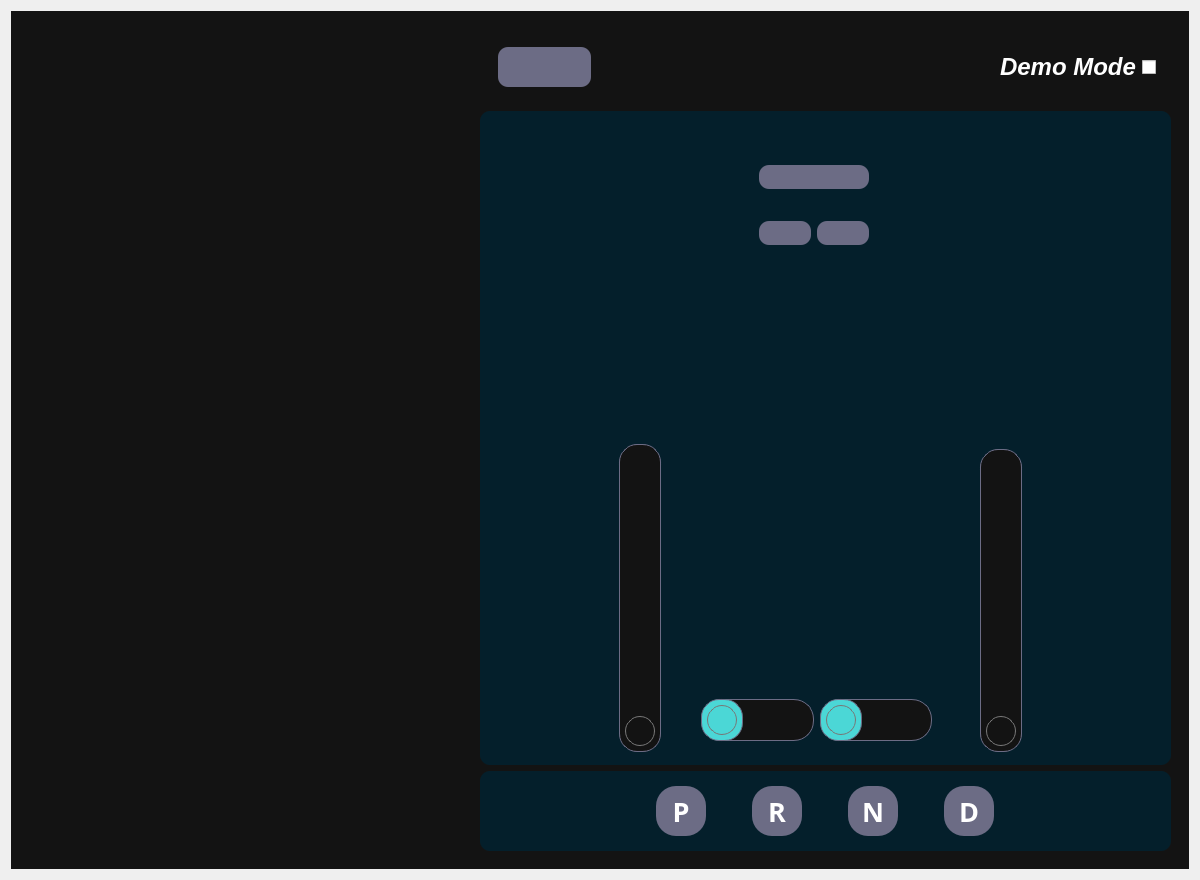
<?xml version="1.0" encoding="UTF-8"?>
<ui version="4.0">
 <class>IC</class>
 <widget class="QWidget" name="IC">
  <property name="geometry">
   <rect>
    <x>0</x>
    <y>0</y>
    <width>1200</width>
    <height>880</height>
   </rect>
  </property>
  <property name="windowTitle">
   <string>Form</string>
  </property>
  <property name="autoFillBackground">
   <bool>false</bool>
  </property>
  <property name="styleSheet">
   <string notr="true">*{
	border: none;
	background-color: transparent;
	background: none; 
	padding: 0;
	margin: 0;
	color: #fff;
}

#scrollAreaWidgetContents{
	background-color: #131313 ; /* black */
}

#centralwidget{
	background-color: #131313 ; /* black */
}

QPushButton{
	background-color: #6C6C85 ; /* pastel purple */
	padding: 5px 10px;
	border-radius: 10px;
}

QPushButton:pressed {
    background-color: #4BD7D6 ; /* light blue */
}

QSlider::groove:horizontal {
    background-color: #131313 ; /* black */
    border: 1px solid #6C6C85 ; /* pastel purple */
    height: 40px;
    border-radius: 20px;
}

QSlider::sub-page:horizontal {
    background-color: #4BD7D6 ; /* light blue */
    border: 1px solid #6C6C85 ; /* pastel purple */
    height: 36px;
    margin-right: -20px;
    border-radius: 18px;
}

QSlider::handle:horizontal {
    background: qlineargradient(x1:0, y1:0, x2:1, y2:1,
        stop:0 #eee, stop:1 #ccc);
    border: 1px solid #777;
    width: 28px;
    margin-top: 5px;
    margin-bottom: 5px;
	margin-left: 5px;
	margin-right: 5px;
    border-radius: 15px;
}

QSlider::groove:vertical {
    background-color: #4BD7D6 ; /* light blue */
	border: 1px solid #6C6C85 ; /* pastel purple */
    width: 40px;
    border-radius: 20px;
}

QSlider::sub-page:vertical {
    border: 1px solid #6C6C85; /* pastel purple */
    background-color: #131313; /* black */
    width: 36px;
    margin-top: 0px; /* Adjusted for better alignment */
    margin-bottom: -20px; /* Space below the sub-page */
    border-radius: 18px;
}

QSlider::handle:vertical {
    height: 28px;
    background: qlineargradient(x1:0, y1:0, x2:1, y2:1,
        stop:0 #eee, stop:1 #ccc);
    border: 1px solid #777;
    width: 28px;
    margin-top: 5px;
    margin-bottom: 5px;
	margin-left: 5px;
	margin-right: 5px;
    border-radius: 15px;
}

QScrollBar:horizontal {
        min-width: 240px;
        height: 13px;
    }

    QScrollBar:vertical {
        min-height: 240px;
        width: 13px;
    }

    QScrollBar::groove {
        background: 2A2827; /* dark grey */
        border-radius: 5px;
    }

    QScrollBar::handle {
        background: #4BD7D6 ; /* light blue */
        border-radius: 5px;
    }

    QScrollBar::handle:horizontal {
        width: 25px;
    }

    QScrollBar::handle:vertical {
        height: 25px; scrollAreaWidgetContents 
    }

#frame_1{
	background: #041F2B ; /* dark blue */
	border-radius: 10px;
}

QLCDNumber {
	background: #6C6C85 ; /* pastel purple */
	border-radius: 10px;
}

#gearSelector {
	background: #041F2B ; /* dark blue */
	border-radius: 10px;
}

#gearSelector QPushButton {
	border-radius: 20px;
}

#gearSelector QPushButton:checked {
    background-color: #965D62 ; /* red */
}
</string>
  </property>
  <layout class="QVBoxLayout" name="verticalLayout">
   <item>
    <widget class="QFrame" name="centralwidget">
     <property name="sizePolicy">
      <sizepolicy hsizetype="Expanding" vsizetype="Expanding">
       <horstretch>0</horstretch>
       <verstretch>0</verstretch>
      </sizepolicy>
     </property>
     <property name="frameShape">
      <enum>QFrame::StyledPanel</enum>
     </property>
     <property name="frameShadow">
      <enum>QFrame::Raised</enum>
     </property>
     <layout class="QGridLayout" name="gridLayout_3">
      <item row="0" column="0">
       <widget class="QDockWidget" name="TirePressureDock">
        <property name="minimumSize">
         <size>
          <width>400</width>
          <height>600</height>
         </size>
        </property>
        <property name="floating">
         <bool>true</bool>
        </property>
        <property name="features">
         <set>QDockWidget::NoDockWidgetFeatures</set>
        </property>
        <property name="allowedAreas">
         <set>Qt::LeftDockWidgetArea</set>
        </property>
        <widget class="QWidget" name="dockWidgetContents">
         <property name="autoFillBackground">
          <bool>false</bool>
         </property>
         <layout class="QVBoxLayout" name="verticalLayout_2">
          <item>
           <widget class="TirePressure" name="TirePressure" native="true"/>
          </item>
         </layout>
        </widget>
       </widget>
      </item>
      <item row="0" column="1" rowspan="2">
       <widget class="QFrame" name="frame">
        <property name="sizePolicy">
         <sizepolicy hsizetype="Expanding" vsizetype="Expanding">
          <horstretch>0</horstretch>
          <verstretch>0</verstretch>
         </sizepolicy>
        </property>
        <property name="minimumSize">
         <size>
          <width>500</width>
          <height>0</height>
         </size>
        </property>
        <property name="frameShape">
         <enum>QFrame::StyledPanel</enum>
        </property>
        <property name="frameShadow">
         <enum>QFrame::Sunken</enum>
        </property>
        <layout class="QGridLayout" name="gridLayout_4">
         <item row="2" column="0" colspan="2">
          <widget class="QFrame" name="frame_1">
           <property name="sizePolicy">
            <sizepolicy hsizetype="Expanding" vsizetype="Expanding">
             <horstretch>0</horstretch>
             <verstretch>0</verstretch>
            </sizepolicy>
           </property>
           <property name="minimumSize">
            <size>
             <width>0</width>
             <height>0</height>
            </size>
           </property>
           <property name="maximumSize">
            <size>
             <width>16777215</width>
             <height>16777215</height>
            </size>
           </property>
           <property name="frameShape">
            <enum>QFrame::StyledPanel</enum>
           </property>
           <property name="frameShadow">
            <enum>QFrame::Raised</enum>
           </property>
           <layout class="QGridLayout" name="gridLayout">
            <item row="2" column="4">
             <widget class="QWidget" name="RPM_Gauge_Placeholder" native="true">
              <property name="sizePolicy">
               <sizepolicy hsizetype="Expanding" vsizetype="Expanding">
                <horstretch>0</horstretch>
                <verstretch>0</verstretch>
               </sizepolicy>
              </property>
             </widget>
            </item>
            <item row="1" column="2" colspan="3">
             <widget class="QFrame" name="frame_3">
              <property name="sizePolicy">
               <sizepolicy hsizetype="Preferred" vsizetype="Expanding">
                <horstretch>0</horstretch>
                <verstretch>0</verstretch>
               </sizepolicy>
              </property>
              <property name="minimumSize">
               <size>
                <width>0</width>
                <height>0</height>
               </size>
              </property>
              <property name="maximumSize">
               <size>
                <width>16777215</width>
                <height>150</height>
               </size>
              </property>
              <property name="frameShape">
               <enum>QFrame::StyledPanel</enum>
              </property>
              <property name="frameShadow">
               <enum>QFrame::Raised</enum>
              </property>
              <layout class="QGridLayout" name="gridLayout_2">
               <item row="0" column="4" rowspan="2">
                <spacer name="horizontalSpacer_4">
                 <property name="orientation">
                  <enum>Qt::Horizontal</enum>
                 </property>
                 <property name="sizeHint" stdset="0">
                  <size>
                   <width>40</width>
                   <height>20</height>
                  </size>
                 </property>
                </spacer>
               </item>
               <item row="0" column="1" rowspan="2">
                <spacer name="horizontalSpacer_3">
                 <property name="orientation">
                  <enum>Qt::Horizontal</enum>
                 </property>
                 <property name="sizeHint" stdset="0">
                  <size>
                   <width>40</width>
                   <height>20</height>
                  </size>
                 </property>
                </spacer>
               </item>
               <item row="1" column="3">
                <widget class="QPushButton" name="rightIndicatorBtn">
                 <property name="text">
                  <string/>
                 </property>
                 <property name="icon">
                  <iconset resource="../assets/res.qrc">
                   <normaloff>:/Images/Images/right.png</normaloff>:/Images/Images/right.png</iconset>
                 </property>
                 <property name="iconSize">
                  <size>
                   <width>60</width>
                   <height>60</height>
                  </size>
                 </property>
                </widget>
               </item>
               <item row="0" column="2" colspan="2">
                <widget class="QPushButton" name="hazardBtn">
                 <property name="text">
                  <string/>
                 </property>
                 <property name="icon">
                  <iconset resource="../assets/res.qrc">
                   <normaloff>:/Images/Images/hazard.png</normaloff>:/Images/Images/hazard.png</iconset>
                 </property>
                 <property name="iconSize">
                  <size>
                   <width>60</width>
                   <height>60</height>
                  </size>
                 </property>
                </widget>
               </item>
               <item row="1" column="2">
                <widget class="QPushButton" name="leftIndicatorBtn">
                 <property name="acceptDrops">
                  <bool>false</bool>
                 </property>
                 <property name="autoFillBackground">
                  <bool>false</bool>
                 </property>
                 <property name="text">
                  <string/>
                 </property>
                 <property name="icon">
                  <iconset resource="../assets/res.qrc">
                   <normaloff>:/Images/Images/left.png</normaloff>:/Images/Images/left.png</iconset>
                 </property>
                 <property name="iconSize">
                  <size>
                   <width>60</width>
                   <height>60</height>
                  </size>
                 </property>
                 <property name="checkable">
                  <bool>false</bool>
                 </property>
                 <property name="checked">
                  <bool>false</bool>
                 </property>
                </widget>
               </item>
              </layout>
             </widget>
            </item>
            <item row="3" column="3" alignment="Qt::AlignBottom">
             <widget class="QSlider" name="Speed_slider">
              <property name="sizePolicy">
               <sizepolicy hsizetype="Expanding" vsizetype="Expanding">
                <horstretch>0</horstretch>
                <verstretch>0</verstretch>
               </sizepolicy>
              </property>
              <property name="minimumSize">
               <size>
                <width>0</width>
                <height>60</height>
               </size>
              </property>
              <property name="font">
               <font>
                <weight>50</weight>
                <bold>false</bold>
               </font>
              </property>
              <property name="maximum">
               <number>240</number>
              </property>
              <property name="orientation">
               <enum>Qt::Horizontal</enum>
              </property>
              <property name="tickPosition">
               <enum>QSlider::NoTicks</enum>
              </property>
              <property name="tickInterval">
               <number>0</number>
              </property>
             </widget>
            </item>
            <item row="2" column="3">
             <widget class="QWidget" name="Speed_Gauge_Placeholder" native="true">
              <property name="sizePolicy">
               <sizepolicy hsizetype="Expanding" vsizetype="Expanding">
                <horstretch>0</horstretch>
                <verstretch>0</verstretch>
               </sizepolicy>
              </property>
              <property name="autoFillBackground">
               <bool>false</bool>
              </property>
             </widget>
            </item>
            <item row="3" column="4" alignment="Qt::AlignBottom">
             <widget class="QSlider" name="RPM_slider">
              <property name="sizePolicy">
               <sizepolicy hsizetype="Expanding" vsizetype="Expanding">
                <horstretch>0</horstretch>
                <verstretch>0</verstretch>
               </sizepolicy>
              </property>
              <property name="minimumSize">
               <size>
                <width>0</width>
                <height>60</height>
               </size>
              </property>
              <property name="orientation">
               <enum>Qt::Horizontal</enum>
              </property>
             </widget>
            </item>
            <item row="0" column="2" colspan="4">
             <spacer name="verticalSpacer_5">
              <property name="orientation">
               <enum>Qt::Vertical</enum>
              </property>
              <property name="sizeType">
               <enum>QSizePolicy::Fixed</enum>
              </property>
              <property name="sizeHint" stdset="0">
               <size>
                <width>20</width>
                <height>10</height>
               </size>
              </property>
             </spacer>
            </item>
            <item row="1" column="0" rowspan="4" colspan="2" alignment="Qt::AlignHCenter">
             <widget class="QFrame" name="coolant_gauge_frame">
              <property name="sizePolicy">
               <sizepolicy hsizetype="Expanding" vsizetype="Expanding">
                <horstretch>0</horstretch>
                <verstretch>0</verstretch>
               </sizepolicy>
              </property>
              <property name="frameShape">
               <enum>QFrame::StyledPanel</enum>
              </property>
              <property name="frameShadow">
               <enum>QFrame::Raised</enum>
              </property>
              <layout class="QGridLayout" name="gridLayout_5">
               <property name="leftMargin">
                <number>0</number>
               </property>
               <property name="topMargin">
                <number>0</number>
               </property>
               <property name="rightMargin">
                <number>0</number>
               </property>
               <property name="bottomMargin">
                <number>4</number>
               </property>
               <item row="1" column="1" alignment="Qt::AlignHCenter">
                <widget class="QSlider" name="coolantTemp_slider">
                 <property name="sizePolicy">
                  <sizepolicy hsizetype="Expanding" vsizetype="Expanding">
                   <horstretch>0</horstretch>
                   <verstretch>0</verstretch>
                  </sizepolicy>
                 </property>
                 <property name="minimumSize">
                  <size>
                   <width>60</width>
                   <height>0</height>
                  </size>
                 </property>
                 <property name="layoutDirection">
                  <enum>Qt::LeftToRight</enum>
                 </property>
                 <property name="orientation">
                  <enum>Qt::Vertical</enum>
                 </property>
                 <property name="invertedAppearance">
                  <bool>false</bool>
                 </property>
                 <property name="invertedControls">
                  <bool>false</bool>
                 </property>
                 <property name="tickPosition">
                  <enum>QSlider::NoTicks</enum>
                 </property>
                 <property name="tickInterval">
                  <number>0</number>
                 </property>
                </widget>
               </item>
               <item row="0" column="0" colspan="2">
                <widget class="QWidget" name="coolant_Gauge_Placeholder" native="true">
                 <property name="sizePolicy">
                  <sizepolicy hsizetype="Expanding" vsizetype="Expanding">
                   <horstretch>0</horstretch>
                   <verstretch>0</verstretch>
                  </sizepolicy>
                 </property>
                 <property name="minimumSize">
                  <size>
                   <width>200</width>
                   <height>200</height>
                  </size>
                 </property>
                </widget>
               </item>
              </layout>
             </widget>
            </item>
            <item row="1" column="6" rowspan="4" alignment="Qt::AlignHCenter">
             <widget class="QFrame" name="fuel_gauge_frame">
              <property name="sizePolicy">
               <sizepolicy hsizetype="Expanding" vsizetype="Expanding">
                <horstretch>0</horstretch>
                <verstretch>0</verstretch>
               </sizepolicy>
              </property>
              <property name="frameShape">
               <enum>QFrame::StyledPanel</enum>
              </property>
              <property name="frameShadow">
               <enum>QFrame::Raised</enum>
              </property>
              <layout class="QGridLayout" name="gridLayout_6">
               <property name="bottomMargin">
                <number>4</number>
               </property>
               <item row="1" column="0" alignment="Qt::AlignHCenter">
                <widget class="QSlider" name="fuelLevel_slider">
                 <property name="sizePolicy">
                  <sizepolicy hsizetype="Expanding" vsizetype="Expanding">
                   <horstretch>0</horstretch>
                   <verstretch>0</verstretch>
                  </sizepolicy>
                 </property>
                 <property name="minimumSize">
                  <size>
                   <width>60</width>
                   <height>0</height>
                  </size>
                 </property>
                 <property name="font">
                  <font>
                   <kerning>true</kerning>
                  </font>
                 </property>
                 <property name="autoFillBackground">
                  <bool>false</bool>
                 </property>
                 <property name="sliderPosition">
                  <number>0</number>
                 </property>
                 <property name="orientation">
                  <enum>Qt::Vertical</enum>
                 </property>
                 <property name="invertedAppearance">
                  <bool>false</bool>
                 </property>
                 <property name="invertedControls">
                  <bool>false</bool>
                 </property>
                 <property name="tickPosition">
                  <enum>QSlider::NoTicks</enum>
                 </property>
                </widget>
               </item>
               <item row="0" column="0" colspan="2">
                <widget class="QWidget" name="fuel_Gauge_Placeholder" native="true">
                 <property name="sizePolicy">
                  <sizepolicy hsizetype="Expanding" vsizetype="Expanding">
                   <horstretch>0</horstretch>
                   <verstretch>0</verstretch>
                  </sizepolicy>
                 </property>
                 <property name="minimumSize">
                  <size>
                   <width>200</width>
                   <height>200</height>
                  </size>
                 </property>
                </widget>
               </item>
              </layout>
             </widget>
            </item>
           </layout>
          </widget>
         </item>
         <item row="4" column="0" colspan="2">
          <widget class="QFrame" name="gearSelector">
           <property name="minimumSize">
            <size>
             <width>0</width>
             <height>80</height>
            </size>
           </property>
           <property name="frameShape">
            <enum>QFrame::StyledPanel</enum>
           </property>
           <property name="frameShadow">
            <enum>QFrame::Raised</enum>
           </property>
           <layout class="QHBoxLayout" name="horizontalLayout_4">
            <item>
             <spacer name="horizontalSpacer">
              <property name="orientation">
               <enum>Qt::Horizontal</enum>
              </property>
              <property name="sizeType">
               <enum>QSizePolicy::Expanding</enum>
              </property>
              <property name="sizeHint" stdset="0">
               <size>
                <width>167</width>
                <height>20</height>
               </size>
              </property>
             </spacer>
            </item>
            <item>
             <widget class="QPushButton" name="parkBtn">
              <property name="minimumSize">
               <size>
                <width>50</width>
                <height>50</height>
               </size>
              </property>
              <property name="font">
               <font>
                <family>Open Sans</family>
                <pointsize>20</pointsize>
                <weight>75</weight>
                <italic>false</italic>
                <bold>true</bold>
               </font>
              </property>
              <property name="text">
               <string>P</string>
              </property>
              <property name="iconSize">
               <size>
                <width>16</width>
                <height>16</height>
               </size>
              </property>
              <property name="checkable">
               <bool>true</bool>
              </property>
              <property name="checked">
               <bool>false</bool>
              </property>
             </widget>
            </item>
            <item>
             <spacer name="horizontalSpacer_7">
              <property name="orientation">
               <enum>Qt::Horizontal</enum>
              </property>
              <property name="sizeType">
               <enum>QSizePolicy::Fixed</enum>
              </property>
              <property name="sizeHint" stdset="0">
               <size>
                <width>40</width>
                <height>20</height>
               </size>
              </property>
             </spacer>
            </item>
            <item>
             <widget class="QPushButton" name="reverseBtn">
              <property name="minimumSize">
               <size>
                <width>50</width>
                <height>50</height>
               </size>
              </property>
              <property name="font">
               <font>
                <family>Open Sans</family>
                <pointsize>20</pointsize>
                <weight>75</weight>
                <italic>false</italic>
                <bold>true</bold>
               </font>
              </property>
              <property name="text">
               <string>R</string>
              </property>
              <property name="checkable">
               <bool>true</bool>
              </property>
             </widget>
            </item>
            <item>
             <spacer name="horizontalSpacer_8">
              <property name="orientation">
               <enum>Qt::Horizontal</enum>
              </property>
              <property name="sizeType">
               <enum>QSizePolicy::Fixed</enum>
              </property>
              <property name="sizeHint" stdset="0">
               <size>
                <width>40</width>
                <height>20</height>
               </size>
              </property>
             </spacer>
            </item>
            <item>
             <widget class="QPushButton" name="neutralBtn">
              <property name="minimumSize">
               <size>
                <width>50</width>
                <height>50</height>
               </size>
              </property>
              <property name="font">
               <font>
                <family>Open Sans</family>
                <pointsize>20</pointsize>
                <weight>75</weight>
                <italic>false</italic>
                <bold>true</bold>
               </font>
              </property>
              <property name="text">
               <string>N</string>
              </property>
              <property name="checkable">
               <bool>true</bool>
              </property>
             </widget>
            </item>
            <item>
             <spacer name="horizontalSpacer_9">
              <property name="orientation">
               <enum>Qt::Horizontal</enum>
              </property>
              <property name="sizeType">
               <enum>QSizePolicy::Fixed</enum>
              </property>
              <property name="sizeHint" stdset="0">
               <size>
                <width>40</width>
                <height>20</height>
               </size>
              </property>
             </spacer>
            </item>
            <item>
             <widget class="QPushButton" name="driveBtn">
              <property name="minimumSize">
               <size>
                <width>50</width>
                <height>50</height>
               </size>
              </property>
              <property name="font">
               <font>
                <family>Open Sans</family>
                <pointsize>20</pointsize>
                <weight>75</weight>
                <italic>false</italic>
                <bold>true</bold>
               </font>
              </property>
              <property name="text">
               <string>D</string>
              </property>
              <property name="checkable">
               <bool>true</bool>
              </property>
             </widget>
            </item>
            <item>
             <spacer name="horizontalSpacer_2">
              <property name="orientation">
               <enum>Qt::Horizontal</enum>
              </property>
              <property name="sizeType">
               <enum>QSizePolicy::Expanding</enum>
              </property>
              <property name="sizeHint" stdset="0">
               <size>
                <width>168</width>
                <height>20</height>
               </size>
              </property>
             </spacer>
            </item>
           </layout>
          </widget>
         </item>
         <item row="0" column="0" colspan="2">
          <widget class="QFrame" name="header_frame">
           <property name="minimumSize">
            <size>
             <width>0</width>
             <height>50</height>
            </size>
           </property>
           <property name="frameShape">
            <enum>QFrame::StyledPanel</enum>
           </property>
           <property name="frameShadow">
            <enum>QFrame::Raised</enum>
           </property>
           <layout class="QHBoxLayout" name="horizontalLayout">
            <item>
             <widget class="QFrame" name="frame_6">
              <property name="frameShape">
               <enum>QFrame::StyledPanel</enum>
              </property>
              <property name="frameShadow">
               <enum>QFrame::Raised</enum>
              </property>
              <layout class="QHBoxLayout" name="horizontalLayout_3">
               <item>
                <widget class="QPushButton" name="TirePressureBtn">
                 <property name="sizePolicy">
                  <sizepolicy hsizetype="Fixed" vsizetype="Minimum">
                   <horstretch>0</horstretch>
                   <verstretch>0</verstretch>
                  </sizepolicy>
                 </property>
                 <property name="minimumSize">
                  <size>
                   <width>50</width>
                   <height>40</height>
                  </size>
                 </property>
                 <property name="font">
                  <font>
                   <family>Open Sans</family>
                   <pointsize>20</pointsize>
                   <weight>75</weight>
                   <italic>false</italic>
                   <bold>true</bold>
                  </font>
                 </property>
                 <property name="text">
                  <string/>
                 </property>
                 <property name="icon">
                  <iconset resource="../assets/res.qrc">
                   <normaloff>:/Images/Images/tire-pressure.svg</normaloff>:/Images/Images/tire-pressure.svg</iconset>
                 </property>
                 <property name="iconSize">
                  <size>
                   <width>40</width>
                   <height>40</height>
                  </size>
                 </property>
                 <property name="checkable">
                  <bool>true</bool>
                 </property>
                 <property name="checked">
                  <bool>false</bool>
                 </property>
                </widget>
               </item>
               <item>
                <spacer name="horizontalSpacer_6">
                 <property name="orientation">
                  <enum>Qt::Horizontal</enum>
                 </property>
                 <property name="sizeHint" stdset="0">
                  <size>
                   <width>40</width>
                   <height>20</height>
                  </size>
                 </property>
                </spacer>
               </item>
              </layout>
             </widget>
            </item>
            <item alignment="Qt::AlignRight">
             <widget class="QLabel" name="label_6">
              <property name="font">
               <font>
                <pointsize>18</pointsize>
                <weight>75</weight>
                <italic>true</italic>
                <bold>true</bold>
               </font>
              </property>
              <property name="text">
               <string>Demo Mode</string>
              </property>
             </widget>
            </item>
            <item alignment="Qt::AlignRight">
             <widget class="QCheckBox" name="demoToggle">
              <property name="text">
               <string/>
              </property>
             </widget>
            </item>
           </layout>
          </widget>
         </item>
        </layout>
       </widget>
      </item>
     </layout>
    </widget>
   </item>
  </layout>
 </widget>
 <customwidgets>
  <customwidget>
   <class>TirePressure</class>
   <extends>QWidget</extends>
   <header>Widgets/TirePressure</header>
   <container>1</container>
  </customwidget>
 </customwidgets>
 <resources>
  <include location="../assets/res.qrc"/>
 </resources>
 <connections/>
</ui>
